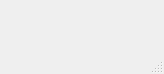
<?xml version="1.0" encoding="UTF-8"?>
<ui version="4.0">
 <class>Battery</class>
 <widget class="QMainWindow" name="Battery">
  <property name="geometry">
   <rect>
    <x>0</x>
    <y>0</y>
    <width>164</width>
    <height>74</height>
   </rect>
  </property>
  <property name="windowTitle">
   <string>Battery</string>
  </property>
  <widget class="QWidget" name="centralwidget"/>
  <widget class="QMenuBar" name="menubar">
   <property name="geometry">
    <rect>
     <x>0</x>
     <y>0</y>
     <width>164</width>
     <height>23</height>
    </rect>
   </property>
  </widget>
  <widget class="QStatusBar" name="statusbar"/>
 </widget>
 <resources/>
 <connections/>
</ui>
